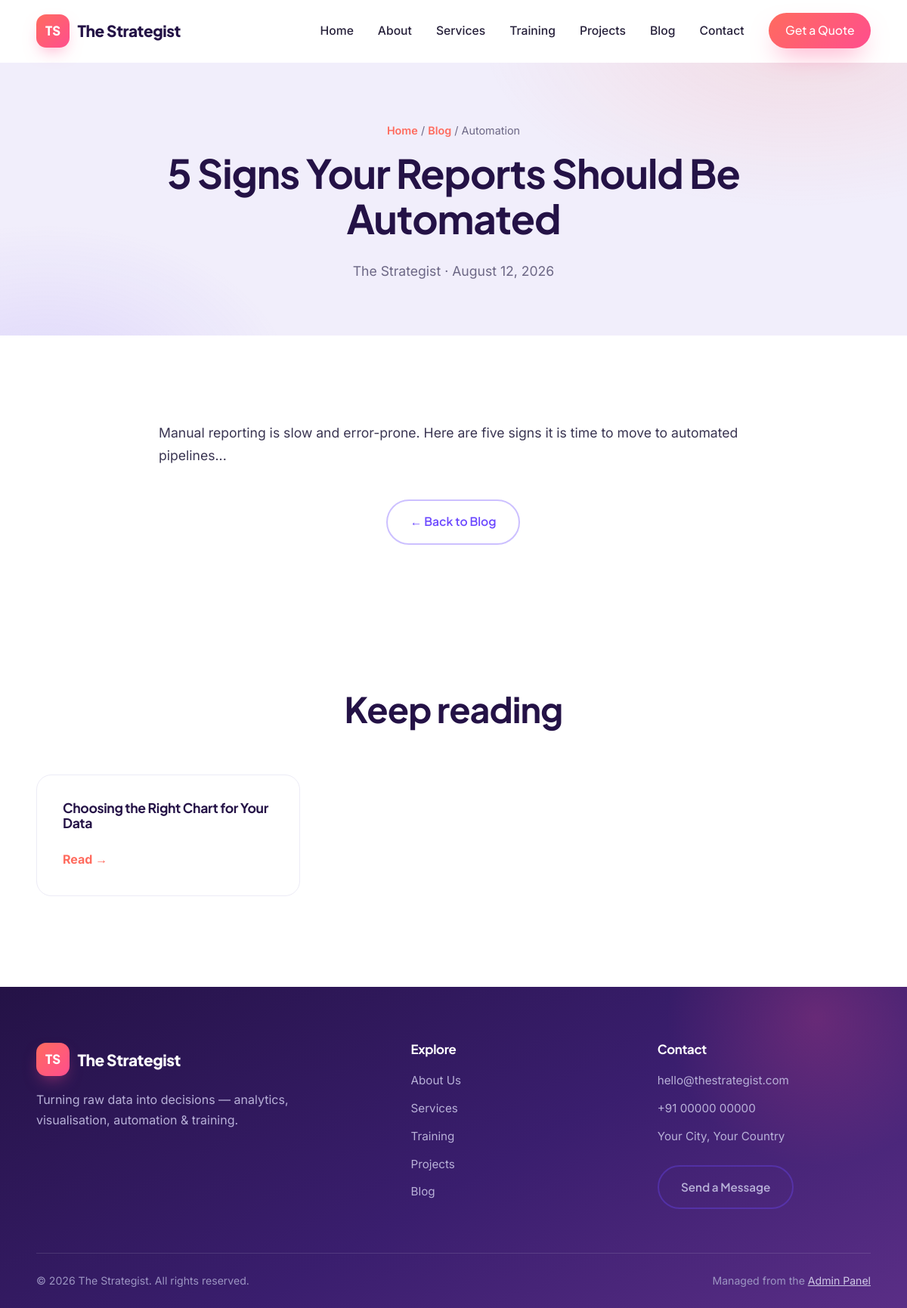
/blog-single.php?slug=5-signs-automate-reports, run on the app's committed database.
### tables this page shows
CREATE TABLE IF NOT EXISTS `blog_posts` (
  `id`          INT AUTO_INCREMENT PRIMARY KEY,
  `title`       VARCHAR(200) NOT NULL,
  `slug`        VARCHAR(220) NOT NULL UNIQUE,
  `excerpt`     TEXT,
  `content`     MEDIUMTEXT,
  `image_url`   TEXT,
  `author`      VARCHAR(120) DEFAULT 'The Strategist',
  `category`    VARCHAR(80)  DEFAULT 'Insights',
  `status`      VARCHAR(20)  NOT NULL DEFAULT 'published',  
  `published_at`DATETIME     NOT NULL DEFAULT CURRENT_TIMESTAMP
);

### includes/functions.php (called while the page is built, shortened)
<?php
require_once __DIR__ . '/../config/db.php';
function e($v) { return htmlspecialchars((string)$v, ENT_QUOTES, 'UTF-8'); }
function base_url() {
    $https  = (!empty($_SERVER['HTTPS']) && $_SERVER['HTTPS'] !== 'off');
    $scheme = $https ? 'https' : 'http';
    $host   = $_SERVER['HTTP_HOST'] ?? 'localhost';
    $dir = str_replace('\\', '/', dirname($_SERVER['SCRIPT_NAME'] ?? '/'));
    $dir = rtrim($dir, '/');
    return $scheme . '://' . $host . $dir;
}
function url($path = '') { return base_url() . '/' . ltrim($path, '/'); }

### config/db.php (called while the page is built, shortened)
<?php
function db() {
    static $pdo = null;
    if ($pdo === null) {
        $dsn = 'mysql:host=' . DB_HOST . ';dbname=' . DB_NAME . ';charset=utf8mb4';
        try {
            $pdo = new PDO($dsn, DB_USER, DB_PASS, [
                PDO::ATTR_ERRMODE            => PDO::ERRMODE_EXCEPTION,
                PDO::ATTR_DEFAULT_FETCH_MODE => PDO::FETCH_ASSOC,
                PDO::ATTR_EMULATE_PREPARES   => false,
            ]);
        } catch (PDOException $e) {
            if (DEBUG) {
                die('Database connection failed: ' . htmlspecialchars($e->getMessage())
                    . '<br><br>Edit <code>config/config.php</code> with your database details, '
                    . 'and make sure you have imported <code>config/schema.sql</code>.');
            }
            die('The site is temporarily unavailable. Please try again later.');
        }
    }
    return $pdo;
}
function q($sql, $params = []) {
    $st = db()->prepare($sql);
    $st->execute($params);
    return $st;
}
function fetch1($sql, $params = []) { return q($sql, $params)->fetch(); }
function fetchAll($sql, $params = []) { return q($sql, $params)->fetchAll(); }

### blog-single.php (the view, shortened to what this page needs)
<?php
require_once __DIR__ . '/includes/functions.php';
$slug = $_GET['slug'] ?? '';
$post = fetch1("SELECT * FROM blog_posts WHERE slug = ? AND status='published'", [$slug]);
$more = fetchAll("SELECT title, slug FROM blog_posts WHERE status='published' AND id <> ? ORDER BY published_at DESC LIMIT 3", [$post['id']]);
include __DIR__ . '/includes/header.php';
?>
<section class="page-hero">
  <div class="container" style="max-width:820px">
    <div class="breadcrumb"><a href="<?= e(url('index.php')) ?>">Home</a> / <a href="<?= e(url('blog.php')) ?>">Blog</a> / <?= e($post['category']) ?></div>
    <h1><?= e($post['title']) ?></h1>
    <p style="margin-top:8px"><?= e($post['author']) ?> · <?= e(date('F j, Y', strtotime($post['published_at']))) ?></p>
  </div>
</section>
<section>
  <div class="container">
    <div class="post-body"><?= $post['content'] ?></div>
    <div style="text-align:center;margin-top:44px"><a href="<?= e(url('blog.php')) ?>" class="btn btn-outline">← Back to Blog</a></div>
  </div>
</section>
<?php if ($more): ?>
<section style="background:var(--bg-soft)">
  <div class="container">
    <div class="section-head"><h2>Keep reading</h2></div>
    <div class="grid-3">
      <?php foreach ($more as $m): ?>
      <a class="card" href="<?= e(url('blog-single.php?slug=' . urlencode($m['slug']))) ?>"><h3 style="font-size:1.1rem"><?= e($m['title']) ?></h3><span class="card-link">Read →</span></a>
      <?php endforeach; ?>
    </div>
  </div>
</section>
<?php endif; ?>
<?php include __DIR__ . '/includes/footer.php'; ?>

### assets/css/style.css (style rules this page uses)
*,*::before,*::after { box-sizing:border-box }
:root { --primary:#6D4AFF; --secondary:#FF6B5E; --accent:#FF4E8E; --dark:#241246; --grad-brand:linear-gradient(135deg,var(--primary),var(--secondary)); --grad-cta:linear-gradient(135deg,var(--secondary),var(--accent)); --grad-warm:linear-gradient(135deg,#FF9A5A,var(--accent)); --grad-cool:linear-gradient(135deg,var(--primary),#9B5CFF); --grad-hero:linear-gradient(150deg,var(--dark) 0%,#3A1E6E 55%,#5A2E86 100%); --ink:#26203a; --muted:#6c6785; --line:#ecebf6; --bg:#ffffff; --lav:#f1eefb; --lav-2:#f7f5fe; --radius:20px; --radius-sm:14px; --shadow:0 26px 60px -28px rgba(45,20,90,.45); --shadow-sm:0 12px 30px -16px rgba(45,20,90,.30); --ring:0 0 0 1px rgba(109,74,255,.12); }
html { scroll-behavior:smooth }
body { margin:0;font-family:'Inter',system-ui,sans-serif;color:var(--ink);background:var(--bg); line-height:1.7;-webkit-font-smoothing:antialiased;text-rendering:optimizeLegibility }
h1,h2,h3,h4 { font-family:'Plus Jakarta Sans',sans-serif;color:var(--dark);line-height:1.12; margin:0 0 .5em;letter-spacing:-.02em }
a { color:inherit;text-decoration:none }
.container { width:min(1200px,92%);margin-inline:auto }
section { padding:96px 0 }
.section-head { text-align:center;max-width:700px;margin:0 auto 60px }
.section-head h2 { font-size:clamp(2rem,4vw,2.9rem) }
.btn { display:inline-flex;align-items:center;gap:.55em;padding:.92em 1.9em;border-radius:999px; font-weight:600;font-family:'Plus Jakarta Sans',sans-serif;cursor:pointer;border:0;font-size:.98rem; transition:transform .25s cubic-bezier(.2,.8,.2,1),box-shadow .25s,filter .25s;will-change:transform }
.btn-outline { background:transparent;color:var(--primary);border:2px solid rgba(109,74,255,.35) }
.grid-3 { display:grid;grid-template-columns:repeat(3,1fr);gap:28px }
.card { background:#fff;border:1px solid var(--line);border-radius:var(--radius);padding:34px; transition:transform .3s cubic-bezier(.2,.8,.2,1),box-shadow .3s,border-color .3s;position:relative;overflow:hidden }
.card::before { content:"";position:absolute;inset:0 0 auto 0;height:4px;background:var(--grad-cta); transform:scaleX(0);transform-origin:left;transition:transform .3s }
.card h3 { font-size:1.28rem }
.card-link { color:var(--secondary);font-weight:700;margin-top:16px;display:inline-block }
.page-hero { position:relative;overflow:hidden;padding:78px 0 70px;text-align:center;background:var(--lav);isolation:isolate }
.page-hero::before { content:"";position:absolute;inset:0;z-index:-1; background:radial-gradient(700px 380px at 88% -10%,rgba(255,107,94,.14),transparent 60%), radial-gradient(600px 400px at 5% 120%,rgba(109,74,255,.14),transparent 55%),var(--lav) }
.page-hero h1 { font-size:clamp(2.2rem,4.8vw,3.3rem) }
.page-hero p { color:var(--muted);max-width:640px;margin:.5em auto 0;font-size:1.1rem }
.breadcrumb { color:var(--muted);font-size:.9rem;margin-bottom:14px }
.breadcrumb a { color:var(--secondary);font-weight:600 }
.post-body { max-width:780px;margin:0 auto;font-size:1.1rem;color:#3a3552 }

### data on the page
blog_posts: category "Automation", title "5 Signs Your Reports Should Be Automated", author "The Strategist", published_at "August 12, 2026", content "Manual reporting is slow and error-prone. Here are five signs it is time to move to automated pipelines..."
blog_posts: title "Choosing the Right Chart for Your Data"

### other printed values
setting('site_name') "The Strategist"
$label "Home"
$label "About"
$label "Services"
$label "Training"
$label "Projects"
$label "Blog"
$label "Contact"
setting('footer_text') "Turning raw data into decisions — analytics, visualisation, automation & training."
$em "hello@thestrategist.com"
$ph "+91 00000 00000"
$ad "Your City, Your Country"
